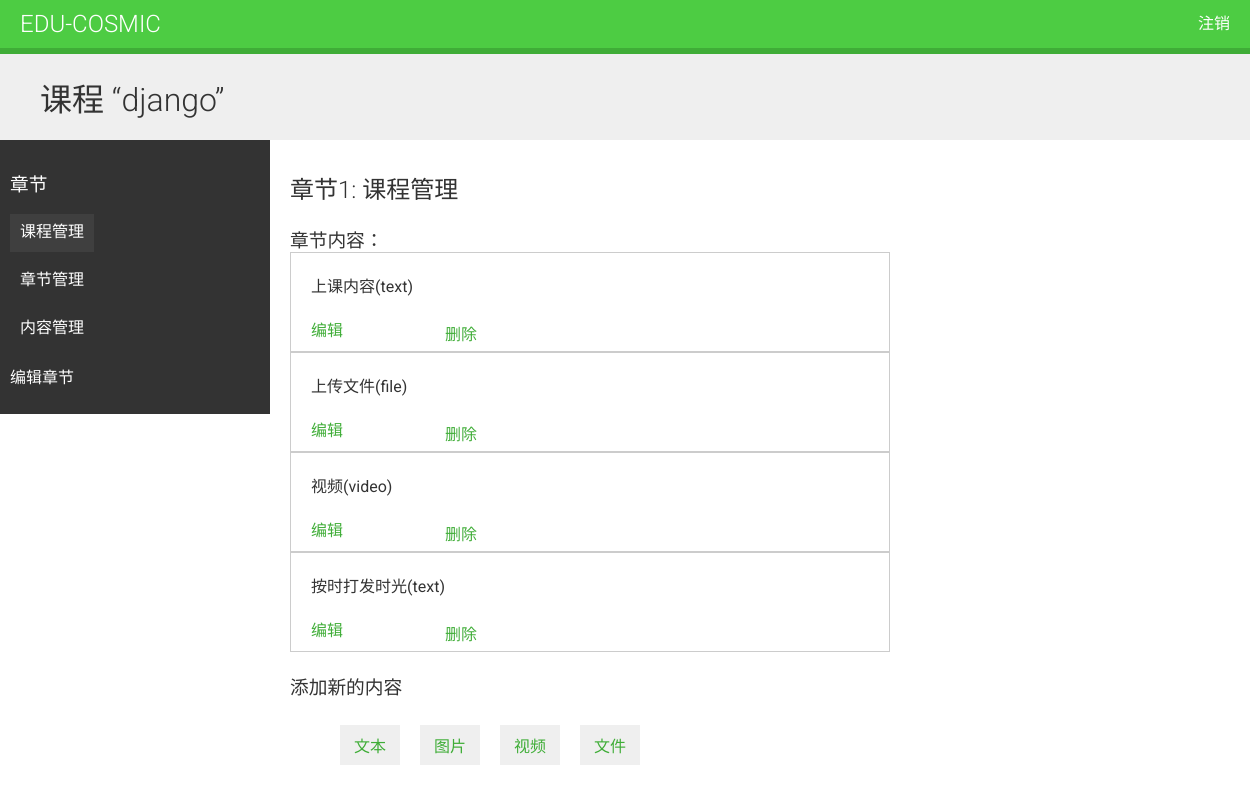
/course/module/11/ (signed in), run on the app's committed database.
### courses/models.py (models this page shows, shortened)
class Course(models.Model):
    owner = models.ForeignKey(User, related_name="course_created", on_delete=models.CASCADE)
    subject = models.ForeignKey(Subject, related_name="courses", on_delete=models.CASCADE)
    title = models.CharField(max_length=200)
    slug = models.SlugField(max_length=200, unique=True)
    overview = models.TextField()
    created = models.DateTimeField(auto_now_add=True)
    students = models.ManyToManyField(User, related_name="courses_joined", blank=True)
    class Meta:
        db_table = "course"
        ordering = ("-created", )

class Module(models.Model):
    course = models.ForeignKey(Course, related_name="modules", on_delete=models.CASCADE)
    title = models.CharField(max_length=200)
    description = models.TextField(blank=True)
    order = OrderField(for_fields=["course"], blank=True)
    class Meta:
        db_table = "module"
        ordering = ("order",)

class Content(models.Model):
    module = models.ForeignKey(Module, related_name="contents", on_delete=models.CASCADE)
    content_type = models.ForeignKey(ContentType, on_delete=models.CASCADE, limit_choices_to={"model__in": ("text", "file", "image", "video")})
    object_id = models.PositiveIntegerField()
    item = GenericForeignKey("content_type", "object_id")
    order = OrderField(for_fields=["module"], blank=True)
    class Meta:
        db_table = "content"
        ordering = ("order",)

class ItemBase(models.Model):
    owner = models.ForeignKey(User, related_name="%(class)s_related", on_delete=models.CASCADE)
    title = models.CharField(max_length=200)
    created = models.DateTimeField(auto_now_add=True)
    updated = models.DateTimeField(auto_now=True)
    class Meta:
        abstract = True
    def __str__(self):
        return self.title

class Text(ItemBase):
    content = models.TextField()

class File(ItemBase):
    file = models.FileField(upload_to="files")

class Video(ItemBase):
    url = models.URLField()

### courses/views.py (the view)
# urls.py: path("module/<int:module_id>/", views.ModuleContentListView.as_view(), name="module_content_list"),
class ModuleContentListView(TemplateResponseMixin, View):
    template_name = "manage/module/content_list.html"
    def get(self, request, module_id):
        module = get_object_or_404(Module, id=module_id, course__owner=request.user)
        return self.render_to_response({"module": module})

### courses/templatetags/course.py (called while the page is built)
@register.filter
def model_name(obj):
    try:
        return obj._meta.model_name
    except AttributeError:
        return None

### templates/manage/module/content_list.html (shortened to what this page needs)
{% extends "base.html" %}
{% load course %}
{% block content %}
    {% with course=module.course %}
        <h1>课程 “{{ course.title }}”</h1>
        <div class="contents">
            <h3>章节</h3>
            <ul id="modules">
                {% for m in course.modules.all %}
                    <li data-id="{{ m.id }}" {% if m == module %}class="selected"{% endif %}>
                        <a href="{% url 'module_content_list' m.id %}">
                            {{ m.title }}
                        </a>
                    </li>
                {% empty %}
                    <li>还没有章节</li>
                {% endfor %}
            <p>
                <a href="{% url 'course_module' course.id %}">编辑章节</a>
            </p>
            </ul>
        </div>
        <div class="module">
            <h2>章节{{ module.order|add:1 }}: {{ module.title }}</h2>
            <h3>章节内容：</h3>
            <div id="module-contents">
                {% for content in module.contents.all %}
                    <div data-id="{{ content.id }}">
                        {% with item=content.item %}
                            <p>{{ item }}({{ item|model_name }})</p>
                            <a href="{% url 'module_content_update' module.id item|model_name item.id %}">编辑</a>
                            <form action="{% url 'module_content_delete' content.id %}"
                            method="post">
                                <input type="submit" value="删除">
                            </form>
                        {% endwith %}
                    </div>
                {% empty %}
                    <p>您这个章节还没有内容</p>
                {% endfor %}
            </div>
            <h3>添加新的内容</h3>
            <ul class="content-types">
                <li><a href="{% url 'module_content_create' module.id 'text' %}">文本</a></li>
                <li><a href="{% url 'module_content_create' module.id 'image'%}">图片</a></li>
                <li><a href="{% url 'module_content_create' module.id 'video' %}">视频</a></li>
                <li><a href="{% url 'module_content_create' module.id 'file' %}">文件</a></li>
            </ul>
        </div>
    {% endwith %}
{% endblock %}

### static/css/base.css (style rules this page uses)
body { margin:0; font-family:'Roboto', sans-serif; font-weight:400; color:#333; }
a { color:#3fad37; text-decoration:none; }
ul { float:left; }
h1, h2, h3, h4, h5, h6 { font-family:'Roboto', sans-serif; font-weight:300; }
h1 { background:#efefef; width:100%; overflow:auto; padding:20px 0 20px 40px; margin:0; }
.module { padding:10px 20px; float:left; width:600px; }
.module h3 { margin:20px 0 0; padding:0; width:100%; }
.module p { margin:10px 0 20px; width:100%; float:left; }
.contents { width:20%; padding:10px; float:left; background:#333; color: #fff; font-family:'Roboto', sans-serif; }
.contents ul { list-style:none; margin:0; padding:0; }
.contents ul li { margin:0 0 10px 0; padding:4px 10px 10px; overflow:auto; }
.contents ul li.selected { background:#3f3f3f; }
.contents ul a { display:block; color:#fff; text-decoration:none; }
ul.content-types li { list-style:none; float:left; margin:10px; background:#efefef; padding:8px 14px; }
input, select, textarea { border:1px solid #ccc; border-bottom:3px solid #ccc; padding:8px 12px; font-size:16px; font-family:'Roboto', sans-serif; float:left; clear:both; width:300px; }
input[type=submit], a.button { border-radius:5px; background:#4dcc43; color:#fff; font-size:16px; text-transform:uppercase; border:none; padding:10px 20px; margin:20px 0; }
#module-contents div { padding:10px 20px; border:1px solid #ccc; background:#fff }
#module-contents form { margin:0; padding:0; }
#module-contents input[type=submit] { color:#3fad37; background:none; margin:-20px 0 0; padding:0; float:left; text-transform:none; }

### data on the page
Course: title "django"
Module: title "课程管理", order|add "1"
Module: title "章节管理"
Module: title "内容管理"
Content: item "上课内容", item|model_name "text"
Content: item "上传文件", item|model_name "file"
Content: item "视频", item|model_name "video"
Content: item "按时打发时光", item|model_name "text"
